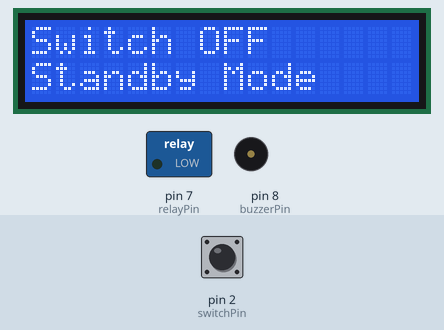
Bench run of a sketch on a simulated Arduino Uno, built with avr-gcc and run on an emulated ATmega328P. On the bench: 16×2 character LCD, switched loads named in the sketch (green lamp = pin HIGH), buzzer (waves = sounding). The test bench sets the inputs (shaded band); at power-on: pin 2 (switchPin) HIGH. What the sketch prints to the serial monitor is not drawn.

Above: at 1.2 s.
1.3 s: pin 2 (switchPin) pulled LOW for 3.2 s
At 2.3 s:
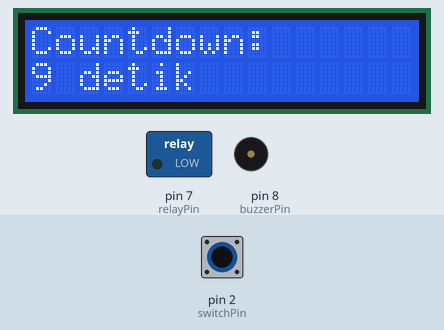
At 3.65 s:
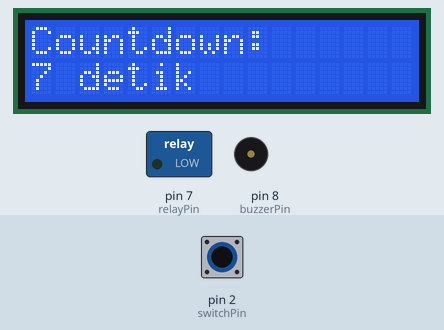
6.0 s: pin 2 (switchPin) pulled LOW for 0.15 s
At 6.5 s:
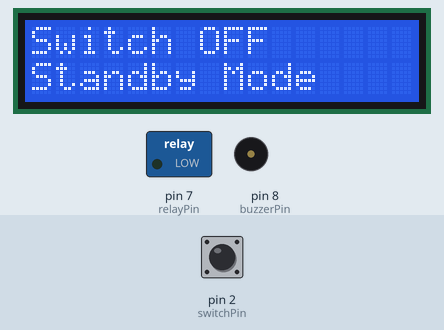
Timing chart, 0 to 9.0 s (numbered marks = the images above; inputs shaded):
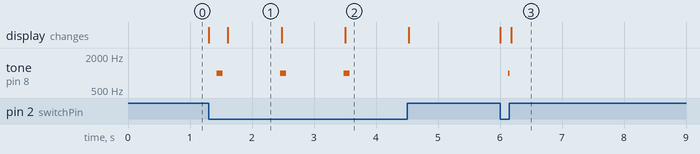

The sketch:

mission_complate.ino
```cpp
#include <Wire.h>
// #include <LiquidCrystal_I2C.h>

// // Inisialisasi LCD I2C (alamat 0x27, 16 kolom, 2 baris)
// LiquidCrystal_I2C lcd(0x27, 16, 2);

// // Pin definitions
// const int buttonPin = 2;      // Push button
// const int buzzerPin = 8;      // Buzzer aktif
// const int relayPin = 7;       // Relay module

// // Variables
// int countdown = 10;
// bool isCountingDown = false;
// unsigned long lastBeepTime = 0;
// int beepInterval = 1000;  // Interval beep dalam ms
// bool buttonPressed = false;

// void setup() {
//   // Setup pins
//   pinMode(buttonPin, INPUT_PULLUP);  // Menggunakan internal pull-up resistor
//   pinMode(buzzerPin, OUTPUT);
//   pinMode(relayPin, OUTPUT);

//   // Pastikan relay mati di awal
//   digitalWrite(relayPin, LOW);

//   // Inisialisasi LCD
//   lcd.init();
//   lcd.backlight();
//   lcd.clear();
//   lcd.setCursor(0, 0);
//   lcd.print("Tekan Tombol");
//   lcd.setCursor(0, 1);
//   lcd.print("Untuk Mulai");

//   Serial.begin(9600);
// }

// void loop() {
//   // Baca status tombol (LOW = ditekan karena pull-up)
//   if (digitalRead(buttonPin) == LOW && !isCountingDown && !buttonPressed) {
//     buttonPressed = true;
//     isCountingDown = true;
//     countdown = 10;
//     lcd.clear();
//     delay(50);  // Debounce
//   }

//   // Reset flag tombol saat dilepas
//   if (digitalRead(buttonPin) == HIGH) {
//     buttonPressed = false;
//   }

//   // Proses countdown
//   if (isCountingDown) {
//     unsigned long currentTime = millis();

//     // Tampilkan countdown di LCD
//     lcd.setCursor(0, 0);
//     lcd.print("Countdown:");
//     lcd.setCursor(0, 1);
//     lcd.print("    ");
//     lcd.setCursor(0, 1);
//     lcd.print(countdown);
//     lcd.print(" detik    ");

//     // Atur kecepatan beep berdasarkan countdown
//     if (countdown > 3) {
//       beepInterval = 1000;  // 1 detik
//     } else if (countdown == 3) {
//       beepInterval = 500;   // 0.5 detik
//     } else if (countdown == 2) {
//       beepInterval = 300;   // 0.3 detik
//     } else if (countdown == 1) {
//       beepInterval = 200;   // 0.2 detik
//     }

//     // Beep buzzer
//     if (currentTime - lastBeepTime >= beepInterval) {
//       digitalWrite(buzzerPin, HIGH);
//       delay(100);  // Durasi beep
//       digitalWrite(buzzerPin, LOW);

//       countdown--;
//       lastBeepTime = currentTime;

//       // Jika countdown mencapai 0
//       if (countdown < 0) {
//         // Tampilkan "BOOM!"
//         lcd.clear();
//         lcd.setCursor(4, 0);
//         lcd.print("BOOM!");

//         // Bunyi panjang
//         digitalWrite(buzzerPin, HIGH);
//         delay(500);
//         digitalWrite(buzzerPin, LOW);

//         // AKTIFKAN RELAY (UNTUK SIMULASI SAJA!)
//         // GANTI dengan LED atau indikator aman lainnya
//         digitalWrite(relayPin, HIGH);

//         Serial.println("RELAY AKTIF - GUNAKAN UNTUK LED/INDIKATOR AMAN!");

//         delay(3000);  // Tampilkan "BOOM!" selama 3 detik

//         // Reset
//         digitalWrite(relayPin, LOW);
//         isCountingDown = false;
//         countdown = 10;
//         lcd.clear();
//         lcd.setCursor(0, 0);
//         lcd.print("Tekan Tombol");
//         lcd.setCursor(0, 1);
//         lcd.print("Untuk Mulai");
//       }
//     }
//   }
// }

#include <Wire.h>
#include <LiquidCrystal_I2C.h>

// Inisialisasi LCD I2C (alamat 0x27, 16 kolom, 2 baris)
LiquidCrystal_I2C lcd(0x27, 16, 2);

// Pin definitions
const int switchPin = 2;      // Toggle Switch
const int buzzerPin = 8;      // Buzzer aktif (untuk tone)
const int relayPin = 7;       // Relay module

// Variables
int countdown = 10;
bool isCountingDown = false;
bool systemActive = false;
unsigned long lastBeepTime = 0;
int beepInterval = 1000;  // Interval beep dalam ms
int beepFrequency = 1000; // Frekuensi tone buzzer dalam Hz

void setup() {
  // Setup pins
  pinMode(switchPin, INPUT_PULLUP);  // Menggunakan internal pull-up resistor
  pinMode(buzzerPin, OUTPUT);
  pinMode(relayPin, OUTPUT);

  // Pastikan relay mati di awal
  digitalWrite(relayPin, LOW);

  // Inisialisasi LCD
  lcd.init();
  lcd.backlight();
  lcd.clear();
  lcd.setCursor(0, 0);
  lcd.print("Switch OFF");
  lcd.setCursor(0, 1);
  lcd.print("Standby Mode");

  Serial.begin(9600);
}

void loop() {
  // Baca status switch (LOW = ON karena pull-up)
  bool switchState = (digitalRead(switchPin) == LOW);

  // Jika switch ON dan sistem belum aktif
  if (switchState && !systemActive) {
    systemActive = true;
    isCountingDown = true;
    countdown = 10;
    lcd.clear();
    delay(100);
    Serial.println("Switch ON - Program dimulai!");
  }

  // Jika switch OFF, reset sistem
  if (!switchState && systemActive) {
    systemActive = false;
    isCountingDown = false;
    countdown = 10;
    digitalWrite(relayPin, LOW);
    noTone(buzzerPin);
    lcd.clear();
    lcd.setCursor(0, 0);
    lcd.print("Switch OFF");
    lcd.setCursor(0, 1);
    lcd.print("Standby Mode");
    Serial.println("Switch OFF - Sistem di-reset");
  }

  // Proses countdown jika sistem aktif
  if (isCountingDown && systemActive) {
    unsigned long currentTime = millis();

    // Tampilkan countdown di LCD
    lcd.setCursor(0, 0);
    lcd.print("Countdown:");
    lcd.setCursor(0, 1);
    lcd.print("    ");
    lcd.setCursor(0, 1);
    lcd.print(countdown);
    lcd.print(" detik    ");

    // Atur kecepatan beep dan frekuensi berdasarkan countdown
    if (countdown > 3) {
      beepInterval = 1000;   // 1 detik
      beepFrequency = 1000;  // 1000 Hz (nada rendah)
    } else if (countdown == 3) {
      beepInterval = 500;    // 0.5 detik
      beepFrequency = 1500;  // 1500 Hz (nada sedang)
    } else if (countdown == 2) {
      beepInterval = 300;    // 0.3 detik
      beepFrequency = 2000;  // 2000 Hz (nada tinggi)
    } else if (countdown == 1) {
      beepInterval = 200;    // 0.2 detik
      beepFrequency = 2500;  // 2500 Hz (nada sangat tinggi)
    }

    // Beep buzzer dengan tone
    if (currentTime - lastBeepTime >= beepInterval) {
      // Bunyi beep dengan tone
      tone(buzzerPin, beepFrequency, 100);  // Bunyi selama 100ms

      Serial.print("Countdown: ");
      Serial.print(countdown);
      Serial.print(" - Tone: ");
      Serial.print(beepFrequency);
      Serial.println(" Hz");

      countdown--;
      lastBeepTime = currentTime;

      // Jika countdown mencapai 0
      if (countdown < 0) {
        // Tampilkan "BOOM!"
        lcd.clear();
        lcd.setCursor(4, 0);
        lcd.print("BOOM!");

        // Bunyi panjang dengan tone tinggi (alarm)
        tone(buzzerPin, 3000, 200);  // 3000 Hz selama 200ms
        delay(250);
        tone(buzzerPin, 2500, 200);  // 2500 Hz selama 200ms
        delay(250);
        tone(buzzerPin, 3500, 300);  // 3500 Hz selama 300ms

        // AKTIFKAN RELAY - Power Supply 19V akan mengalir
        digitalWrite(relayPin, HIGH);

        Serial.println("BOOM! RELAY AKTIF - POWER SUPPLY 19V MENGALIR KE BEBAN!");

        delay(5000);  // Tampilkan "BOOM!" dan biarkan relay aktif selama 5 detik

        // MATIKAN RELAY setelah 5 detik
        digitalWrite(relayPin, LOW);
        Serial.println("RELAY MATI - Power supply terputus");

        // Reset countdown
        isCountingDown = false;
        countdown = 10;

        // Tampilkan status selesai
        lcd.clear();
        lcd.setCursor(0, 0);
        lcd.print("Selesai!");
        lcd.setCursor(0, 1);
        lcd.print("Matikan Switch");

        delay(2000);

        // Jika switch masih ON, mulai lagi
        if (digitalRead(switchPin) == LOW) {
          isCountingDown = true;
          countdown = 10;
          lcd.clear();
        }
      }
    }
  }
}
```

Measured:
- after the input at 1.3 s, tone on pin 8 (buzzerPin): alternates 1000 Hz for 0.10 s and silent for 0.92 s, 6 changes in all, then stays silent, starting after 0.13 s; the display: first changes at once (image 1 shows a later state)
- after the input at 6.0 s, tone on pin 8 (buzzerPin): silent → 1000 Hz after 0.13 s, → silent 0.03 s later; the display: first changes at once (image 3 shows a later state)
